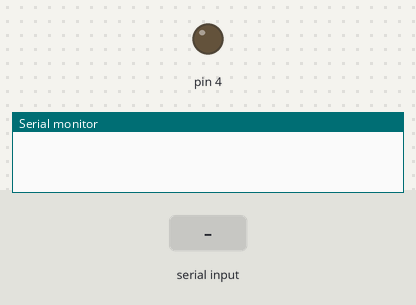
The sketch below on a simulated Arduino Uno, built with avr-gcc and run on an emulated ATmega328P. Parts: output pins drawn as LEDs (lit = HIGH), the last lines printed to the serial monitor. The inputs (shaded band) are chosen by the test bench.

Above: at 1.2 s.
1.3 s: "0\n" received over the second serial link
At 2.1 s:
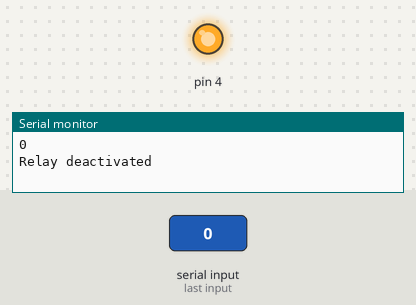
2.8 s: "1\n" received over the second serial link
At 3.3 s:
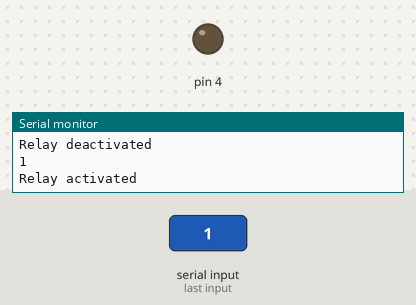
4.3 s: "2\n" received over the second serial link
At 5.6 s:
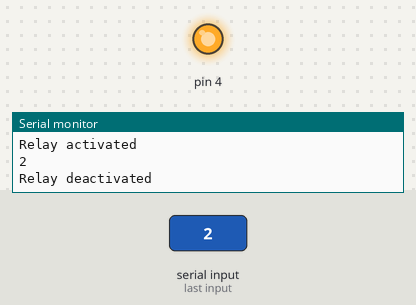
Timing chart, 0 to 7.3 s (numbered marks = the images above; inputs shaded):
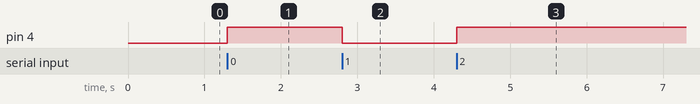

The sketch:

Arduino_Controller.ino
```cpp
#include <SoftwareSerial.h>
SoftwareSerial espSerial(5, 6); // Rx,TX

String mood = "0";

void setup() {
  Serial.begin(9600);
  espSerial.begin(9600);
  pinMode(4, OUTPUT);
}

void loop() {
  if (espSerial.available()) { // Check if there's any data available to read
    mood = espSerial.readStringUntil('\n'); // Read the incoming data until newline character
    mood.trim(); // Remove any trailing whitespace or newline characters
    Serial.println(mood);
    if (mood == "1") {
      digitalWrite(4, LOW);
      Serial.println("Relay activated");
    }
    else {
      digitalWrite(4, HIGH);
      Serial.println("Relay deactivated");
    }
  }
}
```

Measured:
- after the input at 1.3 s, pin 4: LOW → HIGH at once
- after the input at 2.8 s, pin 4: HIGH → LOW at once
- after the input at 4.3 s, pin 4: LOW → HIGH at once
